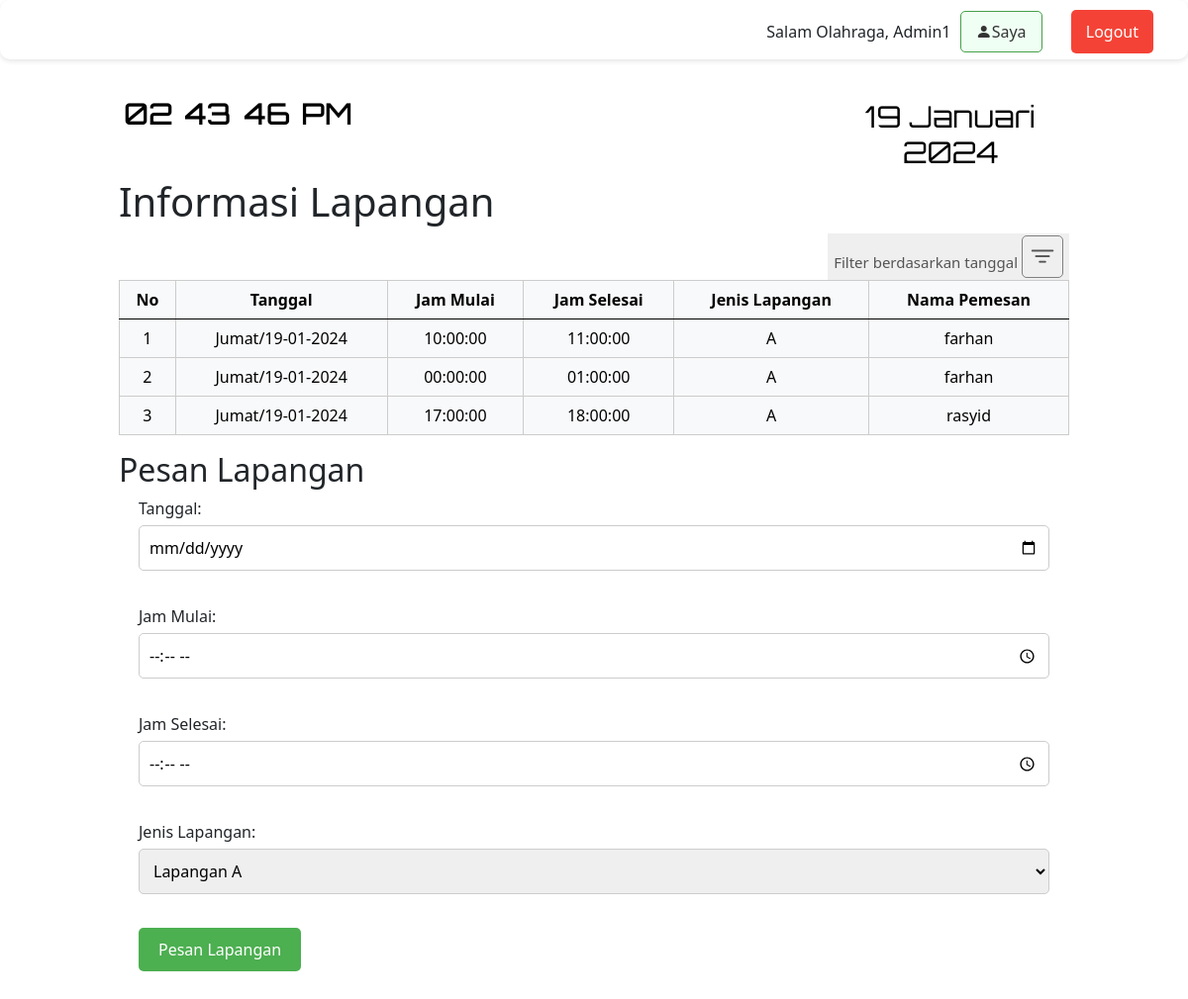
Page /halamanuser.php (signed in) on the committed database.
### tables this page shows
CREATE TABLE `bookingan` (
  `id` int(11) NOT NULL,
  `nama` varchar(100) NOT NULL,
  `tanggal` date NOT NULL,
  `jam_mulai` time NOT NULL,
  `jam_selesai` time NOT NULL,
  `jenis_lapangan` enum('A','B') NOT NULL,
  `user_id` int(11) NOT NULL,
  `status` varchar(20) NOT NULL DEFAULT 'Belum Terverifikasi',
  `status_bayar` varchar(255) NOT NULL DEFAULT 'Belum bayar',
  `total_harga` decimal(10,2) DEFAULT NULL,
  `bukti_pembayaran` blob NOT NULL,
  `lapangan_id` int(11) DEFAULT NULL
);

CREATE TABLE `users` (
  `id` int(11) NOT NULL,
  `nama` varchar(255) NOT NULL,
  `email` varchar(70) NOT NULL,
  `telpon` varchar(30) NOT NULL,
  `foto` blob NOT NULL,
  `username` varchar(50) NOT NULL,
  `password` varchar(255) NOT NULL,
  `role` enum('admin','user') NOT NULL DEFAULT 'user'
);

### halamanuser.php (the view, shortened to what this page needs)
<?php
include 'includes/db_connection.php';
$currentDate = date("Y-m-d");
if ($_SERVER["REQUEST_METHOD"] == "POST" && isset($_POST['filter_tanggal'])) {
    $filterDate = $_POST['filter_tanggal'];
    $sql_get_today_bookings = "SELECT bookingan.*, users.username AS nama_pemesan
                               FROM bookingan
                               INNER JOIN users ON bookingan.user_id = users.id
                               WHERE DATE(bookingan.tanggal) = '$filterDate'";
} else {
    $sql_get_today_bookings = "SELECT bookingan.*, users.username AS nama_pemesan
                               FROM bookingan
                               INNER JOIN users ON bookingan.user_id = users.id
                               WHERE DATE(bookingan.tanggal) = '$currentDate'";
}
$result_today_bookings = $conn->query($sql_get_today_bookings);
?>
<head>
</head>
<body>
    <?php include 'navbar.php'; ?>
    <div class="content" style="margin-bottom: 100px;">
        <h3> <?php include 'jam.php'?></h3>
        <h1>Informasi Lapangan</h1>
        <button id="open-filter"
            style="float: right; border: none;  padding: 10px px 10px 0px; font-size: 15px; color:#545454;">Filter
            berdasarkan
            tanggal <i class="bi bi-filter"
                style="font-size: 30px; border: 1px solid grey; border-radius: 5px; padding: 0px 5px 0px 5px"></i></button>
        <div id="lapangan-info">
            <?php if ($result_today_bookings->num_rows > 0): ?>
            <table border="1" class="table table-hover table-light">
                <thead>
                    <tr>
                        <th>No</th>
                        <th>Tanggal</th>
                        <th>Jam Mulai</th>
                        <th>Jam Selesai</th>
                        <th>Jenis Lapangan</th>
                        <th>Nama Pemesan</th>
                    </tr>
                </thead>
                <tbody>
                    <?php
                     $no = 1;
                    while ($row = $result_today_bookings->fetch_assoc()):
                    ?>
                    <tr>
                        <td><?php echo $no; ?></td>
                        <td><?php
if (!function_exists('hari_indo')) {
  function hari_indo($hari) {
      $nama_hari = array(
          'Sun' => 'Minggu',
          'Mon' => 'Senin',
          'Tue' => 'Selasa',
          'Wed' => 'Rabu',
          'Thu' => 'Kamis',
          'Fri' => 'Jumat',
          'Sat' => 'Sabtu'
      );
      return $nama_hari[$hari];
  }
}
$tanggal = $row['tanggal'];
$tanggal_baru = date_format(date_create($tanggal), 'd-m-Y');
$nama_hari = date('D', strtotime($tanggal));
$nama_hari_indo = hari_indo($nama_hari);
echo "$nama_hari_indo/$tanggal_baru";
?>
                        </td>
                        <td><?php echo $row['jam_mulai']; ?></td>
                        <td><?php echo $row['jam_selesai']; ?></td>
                        <td><?php echo $row['jenis_lapangan']; ?></td>
                        <td><?php echo $row['nama_pemesan']; ?></td>
                    </tr>
                    <?php
                    $no++;
                endwhile;
                ?>
                </tbody>
            </table>
            <?php else: ?>
            <p>Tidak ada data pemesanan lapangan.</p>
            <?php endif; ?>
        </div>
        <h2>Pesan Lapangan</h2>
        <?php if (isset($_SESSION['username'])): ?>
        <form action="process_booking.php" method="post">
            <label for="tanggal">Tanggal:</label>
            <input type="date" id="tanggal" name="tanggal" required><br><br>
            <label for="jam-mulai">Jam Mulai:</label>
            <input type="time" id="jam-mulai" name="jam_mulai" required><br><br>
            <label for="jam-selesai">Jam Selesai:</label>
            <input type="time" id="jam-selesai" name="jam_selesai" required><br><br>
            <label for="jenis-lapangan">Jenis Lapangan:</label>
            <select id="jenis-lapangan" name="jenis_lapangan" required>
                <option value="A">Lapangan A</option>
            </select><br><br>
            <button type="submit">Pesan Lapangan</button>
        </form>
        <?php else: ?>
        <p>Silakan login untuk melakukan pemesanan.</p>
        <?php endif; ?>
    </div>
</body>
</html>

### css/style.css (style rules this page uses)
body { font-family: sans-serif; background-color: #f5f5f5; align-items: center; min-height: 100vh; margin: 0; }
.content { margin: auto; margin-top: 100px; width: 80%; }
table { width: 100%; border: none; }
table th, table td { border: 1px solid #ccc; padding: 10px; text-align: center; border-radius: 3px; }
table th { background-color: #7af46c; text-align: center; }
form { margin: 0 20px 0 20px; }
form label { display: block; margin-bottom: 5px; }
form input, form select { width: 100%; padding: 10px; border: 1px solid #ccc; border-radius: 5px; margin-bottom: 10px; font-size: 16px; }
form button { background-color: #4caf50; color: white; padding: 10px 20px; border: none; border-radius: 5px; cursor: pointer; }
tbody tr td { text-align: center; }

### rows in the picture
bookingan: tanggal "Jumat", tanggal "19-01-2024", jam_mulai "10:00:00", jam_selesai "11:00:00", jenis_lapangan "A", user.username "farhan"
bookingan: tanggal "Jumat", tanggal "19-01-2024", jam_mulai "00:00:00", jam_selesai "01:00:00", jenis_lapangan "A", user.username "farhan"
bookingan: tanggal "Jumat", tanggal "19-01-2024", jam_mulai "17:00:00", jam_selesai "18:00:00", jenis_lapangan "A", user.username "rasyid"

### other values in the picture
$_SESSION['username'] "Admin1"
